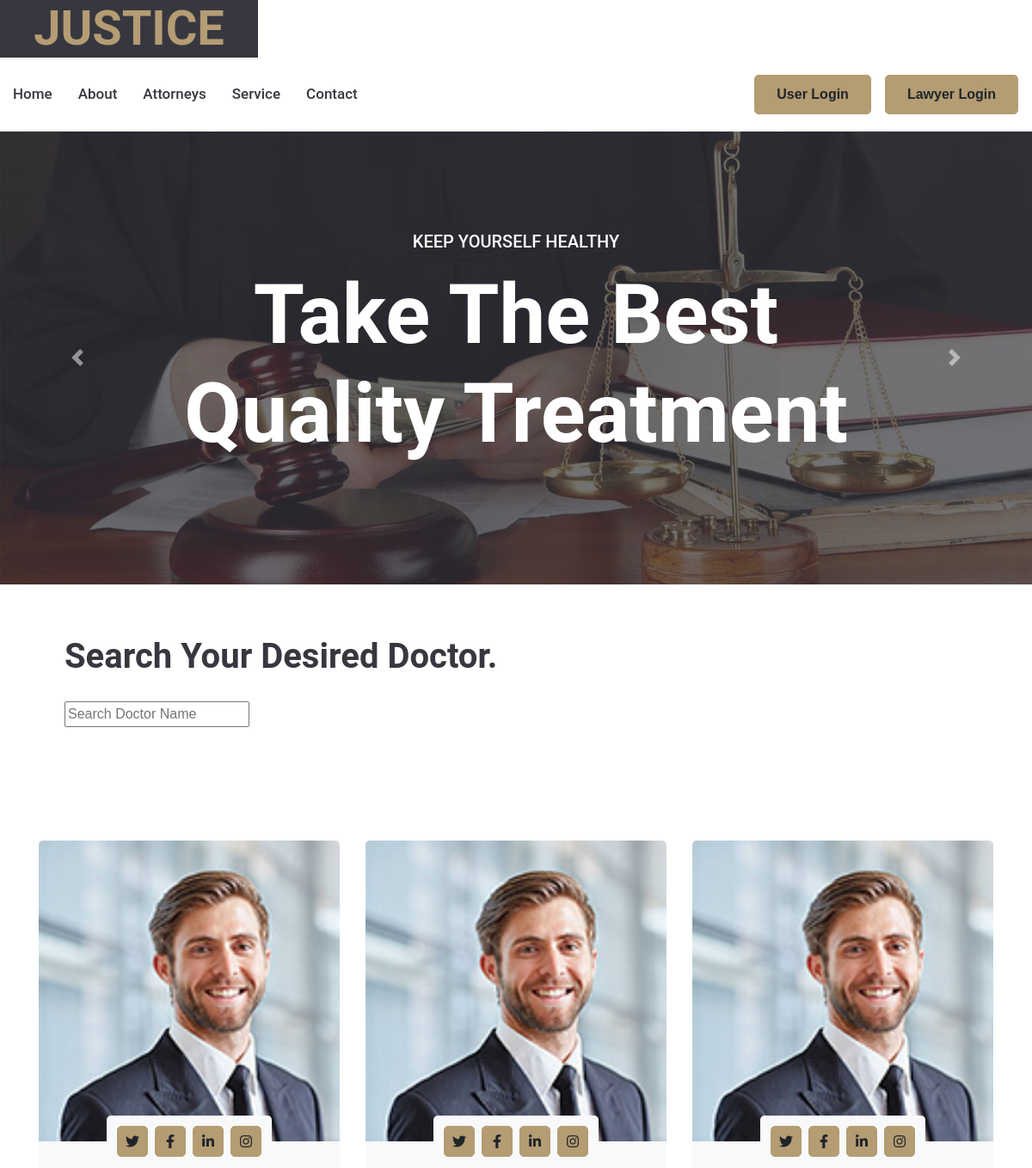
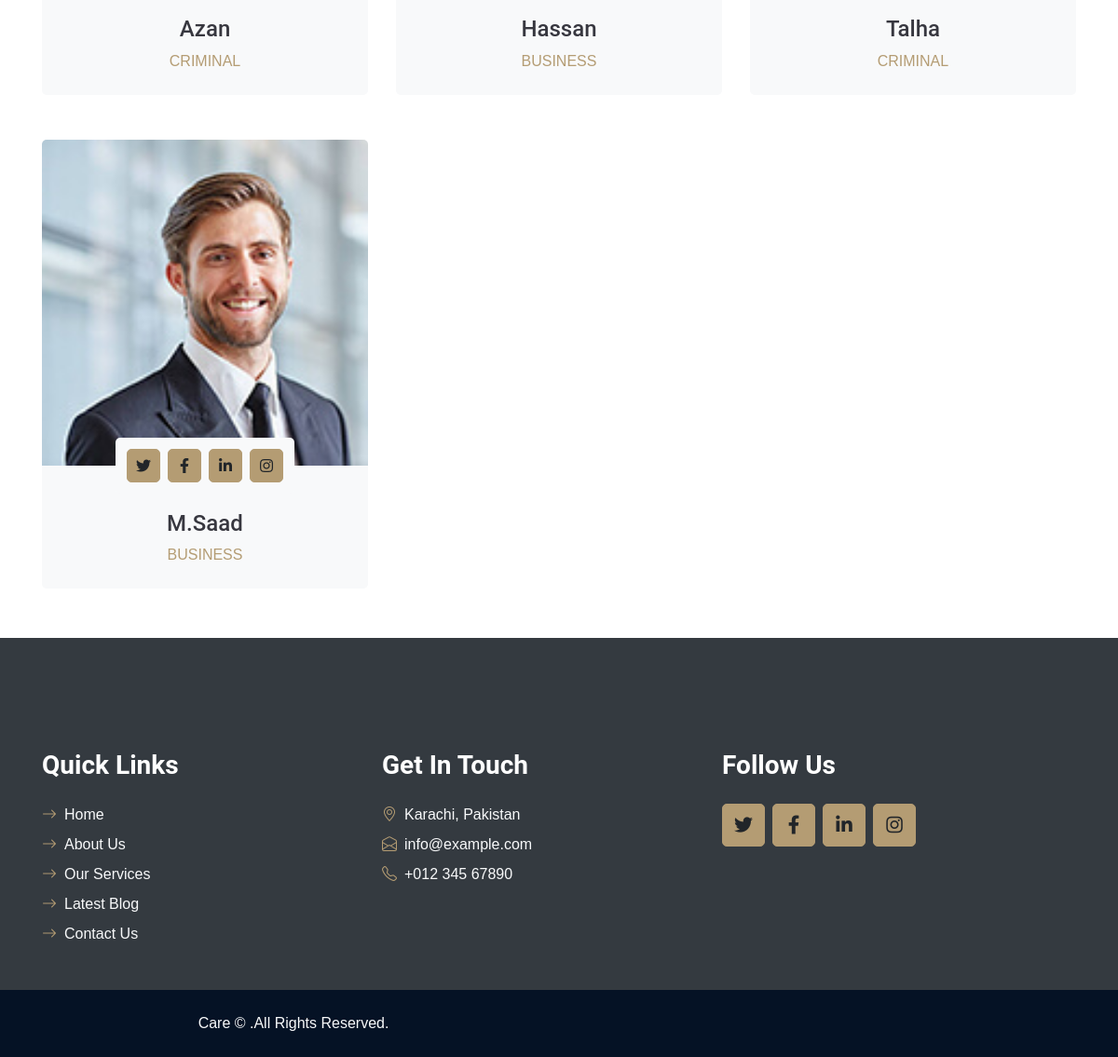
The page /website/doctor.php on the database its author committed (2 pictures, top to bottom).
### tables this page shows
CREATE TABLE `tbl_lawyer` (
  `d_id` int(11) NOT NULL,
  `d_name` varchar(50) NOT NULL,
  `d_email` varchar(50) NOT NULL,
  `d_phone` varchar(50) NOT NULL,
  `d_username` varchar(50) NOT NULL,
  `d_password` varchar(50) NOT NULL,
  `specialization` int(11) NOT NULL,
  `consult_charges` int(11) DEFAULT NULL,
  `d_image` varchar(100) DEFAULT NULL,
  `city_id` int(11) DEFAULT NULL
);

CREATE TABLE `tbl_specialization` (
  `sp_id` int(11) NOT NULL,
  `specialization_name` varchar(100) NOT NULL
);

### website/doctor.php (the view, shortened to what this page needs)
<?php
    include("connection.php");
?>
<!DOCTYPE html>
<html lang="en">
<head>
    <link href="https://cdnjs.cloudflare.com/ajax/libs/font-awesome/5.10.0/css/all.min.css" rel="stylesheet">
    <link href="https://cdn.jsdelivr.net/npm/bootstrap-icons@1.4.1/font/bootstrap-icons.css" rel="stylesheet">
    <link href="lib/owlcarousel/assets/owl.carousel.min.css" rel="stylesheet">
    <link href="lib/animate/animate.min.css" rel="stylesheet">
    <link href="lib/tempusdominus/css/tempusdominus-bootstrap-4.min.css" rel="stylesheet" />
    <link href="lib/twentytwenty/twentytwenty.css" rel="stylesheet" />
    <link href="css/bootstrap.min.css" rel="stylesheet">
    <link href="css/style.css" rel="stylesheet">
</head>
<body>
    <?php include('navbar.php');?>
    <div class="container-fluid p-0">
        <div id="header-carousel" class="carousel slide carousel-fade" data-bs-ride="carousel">
            <div class="carousel-inner">
                <div class="carousel-item active">
                    <img class="w-100" src="img/carousel-1.jpg" alt="Image">
                    <div class="carousel-caption d-flex flex-column align-items-center justify-content-center">
                        <div class="p-3" style="max-width: 900px;">
                            <h5 class="text-white text-uppercase mb-3 animated slideInDown">Keep YourSelf Healthy</h5>
                            <h1 class="display-1 text-white mb-md-4 animated zoomIn">Take The Best Quality Treatment</h1>
                        </div>
                    </div>
                </div>
            </div>
            <button class="carousel-control-prev" type="button" data-bs-target="#header-carousel"
                data-bs-slide="prev">
                <span class="carousel-control-prev-icon" aria-hidden="true"></span>
            </button>
            <button class="carousel-control-next" type="button" data-bs-target="#header-carousel"
                data-bs-slide="next">
                <span class="carousel-control-next-icon" aria-hidden="true"></span>
            </button>
        </div>
    </div>
    <div class="container" style="margin: 60px;">
        <h1>Search Your Desired Doctor. </h1>
    <input style="margin-top:20px;" type="text" placeholder="Search Doctor Name" id="txtsearch"> <br><br>
    </div>
     <div class="container-fluid py-5">
        <div class="container" style="margin-bottom:80px;">
            <div class="row g-5" id="tbody">
                <?php
                    $fetch_doctors = mysqli_query($connection,"SELECT tbl_lawyer.*,tbl_specialization.* FROM tbl_lawyer inner join tbl_specialization on tbl_lawyer.specialization=tbl_specialization.sp_id");
                    foreach($fetch_doctors as $doctor)
                    {
                        echo "<div  class='col-lg-4 wow slideInUp' data-wow-delay='0.3s'>
                        <div class='team-item'>
                            <div class='position-relative rounded-top' style='z-index: 1;'>
                                <img class='img-fluid rounded-top w-100' src='../doctors/$doctor[d_image]'>
                                <div class='position-absolute top-100 start-50 translate-middle bg-light rounded p-2 d-flex'>
                                    <a class='btn btn-primary btn-square m-1' href='#'><i class='fab fa-twitter fw-normal'></i></a>
                                    <a class='btn btn-primary btn-square m-1' href='#'><i class='fab fa-facebook-f fw-normal'></i></a>
                                    <a class='btn btn-primary btn-square m-1' href='#'><i class='fab fa-linkedin-in fw-normal'></i></a>
                                    <a class='btn btn-primary btn-square m-1' href='#'><i class='fab fa-instagram fw-normal'></i></a>
                                </div>
                            </div>
                            <div class='team-text position-relative bg-light text-center rounded-bottom p-4 pt-5'>
                                <h4 class=mb-2'>$doctor[d_name]</h4>
                                <p class='text-primary mb-0'>$doctor[specialization_name]</p>
                            </div>
                        </div>
                    </div>";
                    }
                ?>
            </div>
        </div>
    </div>
    <div class="container-fluid bg-dark text-light py-5 wow fadeInUp" data-wow-delay="0.3s" style="margin-top: -75px;">
        <div class="container pt-5">
            <div class="row g-5 pt-4">
                <div class="col-lg-3 col-md-6">
                    <h3 class="text-white mb-4">Quick Links</h3>
                    <div class="d-flex flex-column justify-content-start">
                        <a class="text-light mb-2" href="#"><i class="bi bi-arrow-right text-primary me-2"></i>Home</a>
                        <a class="text-light mb-2" href="#"><i class="bi bi-arrow-right text-primary me-2"></i>About Us</a>
                        <a class="text-light mb-2" href="#"><i class="bi bi-arrow-right text-primary me-2"></i>Our Services</a>
                        <a class="text-light mb-2" href=""><i class="bi bi-arrow-right text-primary me-2"></i>Latest Blog</a>
                        <a class="text-light" href="contact.html"><i class="bi bi-arrow-right text-primary me-2"></i>Contact Us</a>
                    </div>
                </div>
                <div class="col-lg-3 col-md-6" style="margin-left:80px;">
                    <h3 class="text-white mb-4">Get In Touch</h3>
                    <p class="mb-2"><i class="bi bi-geo-alt text-primary me-2"></i>Karachi, Pakistan</p>
                    <p class="mb-2"><i class="bi bi-envelope-open text-primary me-2"></i>info@example.com</p>
                    <p class="mb-0"><i class="bi bi-telephone text-primary me-2"></i>+012 345 67890</p>
                </div>
                <div class="col-lg-3 col-md-6"  style="margin-left:80px;">
                    <h3 class="text-white mb-4">Follow Us</h3>
                    <div class="d-flex">
                        <a class="btn btn-lg btn-primary btn-lg-square rounded me-2" href="#"><i class="fab fa-twitter fw-normal"></i></a>
                        <a class="btn btn-lg btn-primary btn-lg-square rounded me-2" href="#"><i class="fab fa-facebook-f fw-normal"></i></a>
                        <a class="btn btn-lg btn-primary btn-lg-square rounded me-2" href="#"><i class="fab fa-linkedin-in fw-normal"></i></a>
                        <a class="btn btn-lg btn-primary btn-lg-square rounded" href="#"><i class="fab fa-instagram fw-normal"></i></a>
                    </div>
                </div>
            </div>
        </div>
    </div>
    <div class="container-fluid text-light py-4" style="background: #051225;">
        <div class="container">
            <div class="row g-0">
                <div class="col-md-6 text-center text-md-start">
                    <p class="mb-md-0"> Care &copy .All Rights Reserved.</p>
                </div>
            </div>
        </div>
    </div>
</body>
</html>

### website/navbar.php (shortened to what this page needs)
<div class="container-fluid">
    <div class="row">
        <div class="col-lg-3 bg-secondary d-none d-lg-block">
            <a href="index.html" class="navbar-brand w-100 h-100 m-0 p-0 d-flex align-items-center justify-content-center">
                <h1 class="m-0 display-4 text-primary text-uppercase">Justice</h1>
            </a>
        </div>
            <nav class="navbar navbar-expand-lg bg-white navbar-light p-0">
                <div class="collapse navbar-collapse justify-content-between" id="navbarCollapse">
                    <div class="navbar-nav mr-auto py-0">
                        <a href="index.php" class="nav-item nav-link">Home</a>
                        <a href="about.php" class="nav-item nav-link">About</a>
                        <a href="attorney.php" class="nav-item nav-link">Attorneys</a>
                        <a href="service.php" class="nav-item nav-link">Service</a>
                        <a href="contact.php" class="nav-item nav-link">Contact</a>
                    </div>
        <?php
            if(isset($_SESSION['patientsession']))
            {
                echo "<a href='appointment.php' class='btn btn-primary mr-3 d-none d-lg-block'>Appointment</a>";
                echo "<a href='logout.php' class='btn btn-primary mr-3 d-none d-lg-block'>Logout</a>";
            }
            else
            {
                echo "<a href='login.php' class='btn btn-primary mr-3 d-none d-lg-block'>User Login</a>";
                echo "<a href='../lawyer/login.php' class='btn btn-primary mr-3 d-none d-lg-block'>Lawyer Login</a>";
            }
        ?>
                </div>
            </nav>
        </div>
    </div>

### rows shown on the page
tbl_lawyer: d_image (picture), d_name "Azan", specialization.specialization_name "CRIMINAL"
tbl_lawyer: d_image (picture), d_name "Hassan", specialization.specialization_name "BUSINESS"
tbl_lawyer: d_image (picture), d_name "Talha", specialization.specialization_name "CRIMINAL"
tbl_lawyer: d_image (picture), d_name "M.Saad", specialization.specialization_name "BUSINESS"
